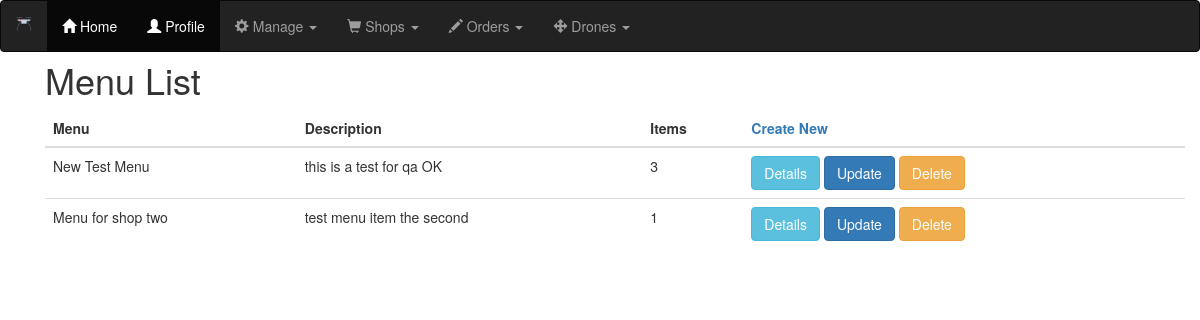
Page /shops/menu_list on the committed database.
### shops/models.py (models this page shows, shortened)
class Menu(models.Model):
    name = models.CharField(max_length=25)
    description = models.CharField(max_length=50)
    items = models.ManyToManyField(MenuItem)

### shops/views.py (the view)
# urls.py: path('menu_list',MenuList.as_view(),name='menu_list'),
class MenuList(ListView):
    template_name = 'menus/menu_list.html'
    model = Menu

### shops/templates/menus/menu_list.html
<!DOCTYPE html>
{% extends "base.html" %}
{% block content %}
<div class="container">
<br><br>
  <h1>Menu List</h1>
<table class="table">
  <thead>
    <th>Menu</th><th>Description</th> <th>Items</th> <th class='right_handed'> <a href="{% url 'shops:menu_create' %}">Create New</a></th>
  </thead>
  <tbody>
  {% for menu in object_list %}
    <tr class="default">
      <td>{{ menu.name }}</td>
      <td>{{ menu.description }}</td>
      <td>{{menu.items.count}}</td>
      <td> <a href="menu/{{menu.id}}"><button type="button" class="btn btn-info">Details</button></a>
        <a href="{% url 'shops:menu_update' menu.id %}"><button type="button" class="btn btn-primary">Update</button></a>
        <a href="{% url 'shops:menu_delete' menu.id %}"><button type="button" class="btn btn-warning">Delete</button></a>
      </td>
    </tr>
  {% endfor %}
</tbody>
</table>
</div>
{% endblock %}

### static/css/styles.css (style rules this page uses)
td { padding: 1em; }

### rows in the picture
Menu: name "New Test Menu", description "this is a test for qa OK", items.count "3"
Menu: name "Menu for shop two", description "test menu item the second", items.count "1"
